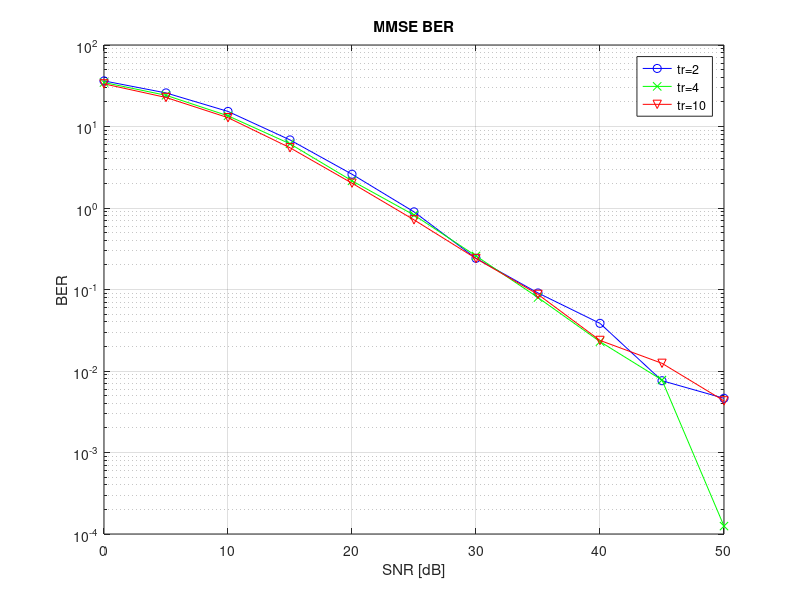

The MATLAB source for this figure:
close all; clear; clc;

BER=load("MMSE_16QAM_BER.mat").BER;
P_db=0:5:50;
N_tr=[2,4,10];

semilogy(P_db, BER(:,1),'-bo'); hold on; grid on;
semilogy(P_db, BER(:,2),'-gx');
semilogy(P_db, BER(:,3),'-rv');
legend('tr=2','tr=4','tr=10');
title('MMSE BER');
xlabel('SNR [dB]');
ylabel('BER');

